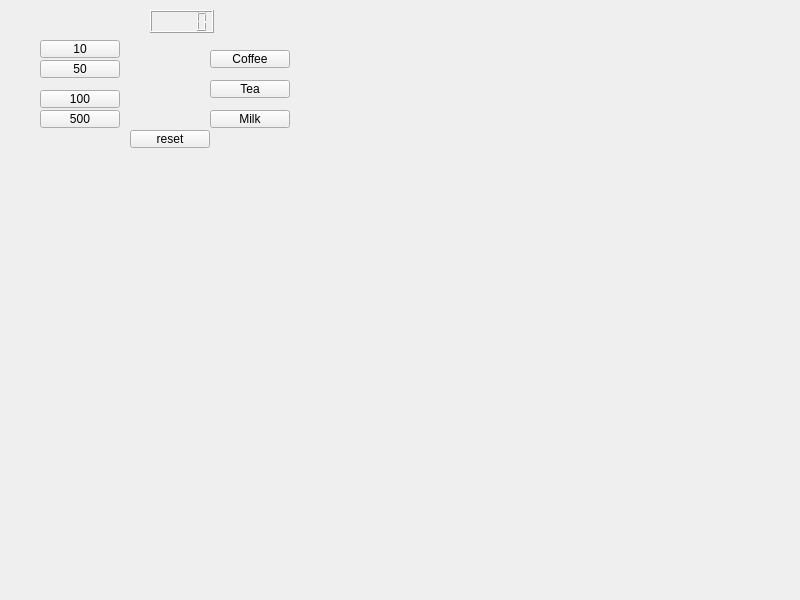
<?xml version="1.0" encoding="UTF-8"?>
<ui version="4.0">
 <class>Widget</class>
 <widget class="QWidget" name="Widget">
  <property name="geometry">
   <rect>
    <x>0</x>
    <y>0</y>
    <width>800</width>
    <height>600</height>
   </rect>
  </property>
  <property name="windowTitle">
   <string>Widget</string>
  </property>
  <widget class="QLCDNumber" name="lcdNumber">
   <property name="geometry">
    <rect>
     <x>150</x>
     <y>10</y>
     <width>64</width>
     <height>23</height>
    </rect>
   </property>
  </widget>
  <widget class="QPushButton" name="pb10">
   <property name="geometry">
    <rect>
     <x>40</x>
     <y>40</y>
     <width>80</width>
     <height>18</height>
    </rect>
   </property>
   <property name="text">
    <string>10</string>
   </property>
  </widget>
  <widget class="QPushButton" name="pbC">
   <property name="geometry">
    <rect>
     <x>210</x>
     <y>50</y>
     <width>80</width>
     <height>18</height>
    </rect>
   </property>
   <property name="text">
    <string>Coffee</string>
   </property>
  </widget>
  <widget class="QPushButton" name="pbreset">
   <property name="geometry">
    <rect>
     <x>130</x>
     <y>130</y>
     <width>80</width>
     <height>18</height>
    </rect>
   </property>
   <property name="text">
    <string>reset</string>
   </property>
  </widget>
  <widget class="QPushButton" name="pb100">
   <property name="geometry">
    <rect>
     <x>40</x>
     <y>90</y>
     <width>80</width>
     <height>18</height>
    </rect>
   </property>
   <property name="text">
    <string>100</string>
   </property>
  </widget>
  <widget class="QPushButton" name="pb500">
   <property name="geometry">
    <rect>
     <x>40</x>
     <y>110</y>
     <width>80</width>
     <height>18</height>
    </rect>
   </property>
   <property name="text">
    <string>500</string>
   </property>
  </widget>
  <widget class="QPushButton" name="pb50">
   <property name="geometry">
    <rect>
     <x>40</x>
     <y>60</y>
     <width>80</width>
     <height>18</height>
    </rect>
   </property>
   <property name="text">
    <string>50</string>
   </property>
  </widget>
  <widget class="QPushButton" name="pbt">
   <property name="geometry">
    <rect>
     <x>210</x>
     <y>80</y>
     <width>80</width>
     <height>18</height>
    </rect>
   </property>
   <property name="text">
    <string>Tea</string>
   </property>
  </widget>
  <widget class="QPushButton" name="pbm">
   <property name="geometry">
    <rect>
     <x>210</x>
     <y>110</y>
     <width>80</width>
     <height>18</height>
    </rect>
   </property>
   <property name="text">
    <string>Milk</string>
   </property>
  </widget>
 </widget>
 <resources/>
 <connections/>
</ui>
